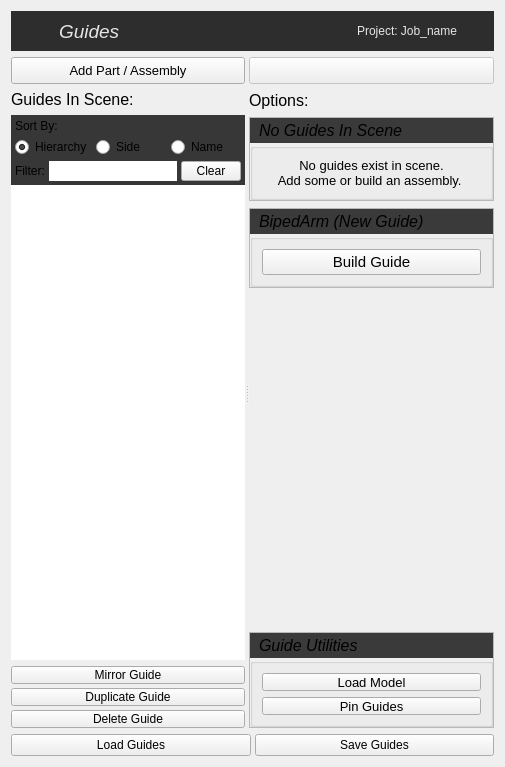
<?xml version="1.0" encoding="UTF-8"?>
<ui version="4.0">
 <class>guides_form</class>
 <widget class="QWidget" name="guides_form">
  <property name="geometry">
   <rect>
    <x>0</x>
    <y>0</y>
    <width>505</width>
    <height>767</height>
   </rect>
  </property>
  <property name="windowTitle">
   <string>Build Guides</string>
  </property>
  <property name="statusTip">
   <string/>
  </property>
  <layout class="QVBoxLayout" name="verticalLayout_12">
   <item>
    <widget class="QFrame" name="banner_frame">
     <property name="minimumSize">
      <size>
       <width>0</width>
       <height>40</height>
      </size>
     </property>
     <property name="maximumSize">
      <size>
       <width>16777215</width>
       <height>40</height>
      </size>
     </property>
     <property name="styleSheet">
      <string notr="true">QFrame{background-color: rgb(45, 45, 45);
color: rgb(230, 230, 230);}</string>
     </property>
     <property name="frameShape">
      <enum>QFrame::NoFrame</enum>
     </property>
     <property name="frameShadow">
      <enum>QFrame::Raised</enum>
     </property>
     <layout class="QHBoxLayout" name="horizontalLayout">
      <property name="spacing">
       <number>4</number>
      </property>
      <property name="leftMargin">
       <number>4</number>
      </property>
      <property name="topMargin">
       <number>0</number>
      </property>
      <property name="bottomMargin">
       <number>0</number>
      </property>
      <item>
       <widget class="QLabel" name="icon_label">
        <property name="minimumSize">
         <size>
          <width>40</width>
          <height>40</height>
         </size>
        </property>
        <property name="maximumSize">
         <size>
          <width>40</width>
          <height>40</height>
         </size>
        </property>
        <property name="text">
         <string/>
        </property>
       </widget>
      </item>
      <item>
       <widget class="QLabel" name="label_19">
        <property name="minimumSize">
         <size>
          <width>0</width>
          <height>30</height>
         </size>
        </property>
        <property name="font">
         <font>
          <pointsize>14</pointsize>
          <italic>true</italic>
         </font>
        </property>
        <property name="styleSheet">
         <string notr="true"/>
        </property>
        <property name="text">
         <string>Guides</string>
        </property>
        <property name="alignment">
         <set>Qt::AlignLeading|Qt::AlignLeft|Qt::AlignVCenter</set>
        </property>
        <property name="indent">
         <number>0</number>
        </property>
       </widget>
      </item>
      <item>
       <widget class="QLabel" name="job_label">
        <property name="font">
         <font>
          <pointsize>9</pointsize>
         </font>
        </property>
        <property name="text">
         <string>Project: Job_name</string>
        </property>
        <property name="alignment">
         <set>Qt::AlignRight|Qt::AlignTrailing|Qt::AlignVCenter</set>
        </property>
       </widget>
      </item>
      <item>
       <widget class="QPushButton" name="help_btn">
        <property name="minimumSize">
         <size>
          <width>24</width>
          <height>24</height>
         </size>
        </property>
        <property name="maximumSize">
         <size>
          <width>24</width>
          <height>24</height>
         </size>
        </property>
        <property name="toolTip">
         <string>Go to documentation.</string>
        </property>
        <property name="styleSheet">
         <string notr="true">border-color: rgb(190, 190, 190);</string>
        </property>
        <property name="text">
         <string/>
        </property>
        <property name="flat">
         <bool>true</bool>
        </property>
       </widget>
      </item>
     </layout>
    </widget>
   </item>
   <item>
    <layout class="QVBoxLayout" name="verticalLayout" stretch="1,0,0">
     <property name="spacing">
      <number>0</number>
     </property>
     <item>
      <widget class="QSplitter" name="splitter">
       <property name="orientation">
        <enum>Qt::Horizontal</enum>
       </property>
       <property name="childrenCollapsible">
        <bool>false</bool>
       </property>
       <widget class="QWidget" name="verticalLayoutWidget">
        <layout class="QVBoxLayout" name="verticalLayout_2">
         <property name="spacing">
          <number>6</number>
         </property>
         <item>
          <widget class="QPushButton" name="add_btn">
           <property name="minimumSize">
            <size>
             <width>0</width>
             <height>27</height>
            </size>
           </property>
           <property name="maximumSize">
            <size>
             <width>16777215</width>
             <height>27</height>
            </size>
           </property>
           <property name="font">
            <font>
             <pointsize>10</pointsize>
            </font>
           </property>
           <property name="toolTip">
            <string>Add guide parts or assemblies to your scene.</string>
           </property>
           <property name="text">
            <string>Add Part / Assembly</string>
           </property>
          </widget>
         </item>
         <item>
          <widget class="QLabel" name="label_4">
           <property name="font">
            <font>
             <pointsize>12</pointsize>
            </font>
           </property>
           <property name="text">
            <string>Guides In Scene:</string>
           </property>
           <property name="alignment">
            <set>Qt::AlignLeading|Qt::AlignLeft|Qt::AlignVCenter</set>
           </property>
           <property name="indent">
            <number>0</number>
           </property>
          </widget>
         </item>
         <item>
          <layout class="QVBoxLayout" name="verticalLayout_15">
           <property name="spacing">
            <number>0</number>
           </property>
           <item>
            <widget class="QFrame" name="frame">
             <property name="styleSheet">
              <string notr="true">QFrame{background-color: rgb(55, 55, 55);}
</string>
             </property>
             <property name="frameShape">
              <enum>QFrame::NoFrame</enum>
             </property>
             <property name="frameShadow">
              <enum>QFrame::Plain</enum>
             </property>
             <layout class="QGridLayout" name="gridLayout_3">
              <property name="margin">
               <number>4</number>
              </property>
              <property name="spacing">
               <number>4</number>
              </property>
              <item row="1" column="1">
               <widget class="QRadioButton" name="radioButton_3">
                <property name="text">
                 <string>Side</string>
                </property>
                <property name="checked">
                 <bool>false</bool>
                </property>
               </widget>
              </item>
              <item row="3" column="0" colspan="3">
               <layout class="QHBoxLayout" name="horizontalLayout_4">
                <item>
                 <widget class="QLabel" name="label_2">
                  <property name="text">
                   <string>Filter:</string>
                  </property>
                 </widget>
                </item>
                <item>
                 <widget class="QLineEdit" name="lineEdit">
                  <property name="maximumSize">
                   <size>
                    <width>16777215</width>
                    <height>20</height>
                   </size>
                  </property>
                  <property name="frame">
                   <bool>false</bool>
                  </property>
                 </widget>
                </item>
                <item>
                 <widget class="QPushButton" name="alpha_btn_2">
                  <property name="maximumSize">
                   <size>
                    <width>60</width>
                    <height>20</height>
                   </size>
                  </property>
                  <property name="contextMenuPolicy">
                   <enum>Qt::ActionsContextMenu</enum>
                  </property>
                  <property name="toolTip">
                   <string>Build only selected steps in the list</string>
                  </property>
                  <property name="text">
                   <string>Clear</string>
                  </property>
                 </widget>
                </item>
               </layout>
              </item>
              <item row="1" column="2">
               <widget class="QRadioButton" name="radioButton_4">
                <property name="text">
                 <string>Name</string>
                </property>
               </widget>
              </item>
              <item row="1" column="0">
               <widget class="QRadioButton" name="radioButton_5">
                <property name="text">
                 <string>Hierarchy</string>
                </property>
                <property name="checked">
                 <bool>true</bool>
                </property>
               </widget>
              </item>
              <item row="0" column="0" colspan="3">
               <widget class="QLabel" name="label">
                <property name="text">
                 <string>Sort By:</string>
                </property>
               </widget>
              </item>
             </layout>
            </widget>
           </item>
           <item>
            <widget class="QListWidget" name="guide_list">
             <property name="contextMenuPolicy">
              <enum>Qt::ActionsContextMenu</enum>
             </property>
             <property name="toolTip">
              <string>List of guides parts in scene. (Right-click for more options)</string>
             </property>
             <property name="frameShape">
              <enum>QFrame::NoFrame</enum>
             </property>
             <property name="selectionMode">
              <enum>QAbstractItemView::ExtendedSelection</enum>
             </property>
            </widget>
           </item>
          </layout>
         </item>
         <item>
          <layout class="QVBoxLayout" name="verticalLayout_10">
           <property name="spacing">
            <number>4</number>
           </property>
           <item>
            <widget class="QPushButton" name="mirror_btn">
             <property name="maximumSize">
              <size>
               <width>16777215</width>
               <height>18</height>
              </size>
             </property>
             <property name="contextMenuPolicy">
              <enum>Qt::ActionsContextMenu</enum>
             </property>
             <property name="toolTip">
              <string>Mirror Selected guide parts</string>
             </property>
             <property name="text">
              <string>Mirror Guide</string>
             </property>
            </widget>
           </item>
           <item>
            <widget class="QPushButton" name="duplicate_btn">
             <property name="maximumSize">
              <size>
               <width>16777215</width>
               <height>18</height>
              </size>
             </property>
             <property name="toolTip">
              <string>Duplicate Selected guide parts</string>
             </property>
             <property name="text">
              <string>Duplicate Guide</string>
             </property>
            </widget>
           </item>
           <item>
            <widget class="QPushButton" name="delete_btn">
             <property name="maximumSize">
              <size>
               <width>16777215</width>
               <height>18</height>
              </size>
             </property>
             <property name="toolTip">
              <string>Delete Selected guide parts</string>
             </property>
             <property name="text">
              <string>Delete Guide</string>
             </property>
            </widget>
           </item>
          </layout>
         </item>
        </layout>
       </widget>
       <widget class="QWidget" name="verticalLayoutWidget_2">
        <layout class="QVBoxLayout" name="verticalLayout_3" stretch="0,0,0,0,1,0">
         <property name="spacing">
          <number>7</number>
         </property>
         <property name="topMargin">
          <number>0</number>
         </property>
         <item>
          <widget class="QPushButton" name="pushButton">
           <property name="enabled">
            <bool>false</bool>
           </property>
           <property name="minimumSize">
            <size>
             <width>0</width>
             <height>27</height>
            </size>
           </property>
           <property name="maximumSize">
            <size>
             <width>16777215</width>
             <height>27</height>
            </size>
           </property>
           <property name="text">
            <string/>
           </property>
           <property name="flat">
            <bool>false</bool>
           </property>
          </widget>
         </item>
         <item>
          <widget class="QLabel" name="label_5">
           <property name="font">
            <font>
             <pointsize>12</pointsize>
            </font>
           </property>
           <property name="text">
            <string>Options:</string>
           </property>
           <property name="alignment">
            <set>Qt::AlignLeading|Qt::AlignLeft|Qt::AlignVCenter</set>
           </property>
           <property name="indent">
            <number>0</number>
           </property>
          </widget>
         </item>
         <item>
          <widget class="QFrame" name="none_frame">
           <property name="minimumSize">
            <size>
             <width>245</width>
             <height>0</height>
            </size>
           </property>
           <property name="frameShape">
            <enum>QFrame::StyledPanel</enum>
           </property>
           <property name="frameShadow">
            <enum>QFrame::Raised</enum>
           </property>
           <layout class="QVBoxLayout" name="verticalLayout_6">
            <property name="margin">
             <number>0</number>
            </property>
            <item>
             <layout class="QVBoxLayout" name="verticalLayout_7">
              <property name="spacing">
               <number>0</number>
              </property>
              <item>
               <widget class="QLabel" name="part_label_2">
                <property name="minimumSize">
                 <size>
                  <width>0</width>
                  <height>25</height>
                 </size>
                </property>
                <property name="maximumSize">
                 <size>
                  <width>16777215</width>
                  <height>25</height>
                 </size>
                </property>
                <property name="font">
                 <font>
                  <pointsize>12</pointsize>
                  <italic>true</italic>
                 </font>
                </property>
                <property name="styleSheet">
                 <string notr="true">background-color: rgb(58, 58, 58);</string>
                </property>
                <property name="lineWidth">
                 <number>0</number>
                </property>
                <property name="text">
                 <string>No Guides In Scene</string>
                </property>
                <property name="alignment">
                 <set>Qt::AlignLeading|Qt::AlignLeft|Qt::AlignVCenter</set>
                </property>
                <property name="indent">
                 <number>9</number>
                </property>
               </widget>
              </item>
              <item>
               <widget class="QGroupBox" name="options_grp_2">
                <property name="font">
                 <font>
                  <pointsize>10</pointsize>
                  <weight>50</weight>
                  <italic>false</italic>
                  <bold>false</bold>
                 </font>
                </property>
                <property name="contextMenuPolicy">
                 <enum>Qt::ActionsContextMenu</enum>
                </property>
                <property name="title">
                 <string/>
                </property>
                <property name="flat">
                 <bool>true</bool>
                </property>
                <layout class="QVBoxLayout" name="verticalLayout_8">
                 <property name="leftMargin">
                  <number>4</number>
                 </property>
                 <property name="rightMargin">
                  <number>4</number>
                 </property>
                 <item>
                  <widget class="QLabel" name="label_18">
                   <property name="text">
                    <string>No guides exist in scene.
Add some or build an assembly. </string>
                   </property>
                   <property name="alignment">
                    <set>Qt::AlignCenter</set>
                   </property>
                   <property name="wordWrap">
                    <bool>true</bool>
                   </property>
                  </widget>
                 </item>
                </layout>
               </widget>
              </item>
             </layout>
            </item>
           </layout>
          </widget>
         </item>
         <item>
          <widget class="QFrame" name="options_frame">
           <property name="minimumSize">
            <size>
             <width>245</width>
             <height>0</height>
            </size>
           </property>
           <property name="frameShape">
            <enum>QFrame::StyledPanel</enum>
           </property>
           <property name="frameShadow">
            <enum>QFrame::Raised</enum>
           </property>
           <layout class="QVBoxLayout" name="verticalLayout_4">
            <property name="margin">
             <number>0</number>
            </property>
            <item>
             <layout class="QVBoxLayout" name="verticalLayout_5">
              <property name="spacing">
               <number>0</number>
              </property>
              <item>
               <widget class="QLabel" name="guide_name_label">
                <property name="minimumSize">
                 <size>
                  <width>0</width>
                  <height>25</height>
                 </size>
                </property>
                <property name="maximumSize">
                 <size>
                  <width>16777215</width>
                  <height>25</height>
                 </size>
                </property>
                <property name="font">
                 <font>
                  <pointsize>12</pointsize>
                  <italic>true</italic>
                 </font>
                </property>
                <property name="styleSheet">
                 <string notr="true">background-color: rgb(58, 58, 58);</string>
                </property>
                <property name="lineWidth">
                 <number>0</number>
                </property>
                <property name="text">
                 <string>BipedArm (New Guide)</string>
                </property>
                <property name="alignment">
                 <set>Qt::AlignLeading|Qt::AlignLeft|Qt::AlignVCenter</set>
                </property>
                <property name="indent">
                 <number>9</number>
                </property>
               </widget>
              </item>
              <item>
               <widget class="QGroupBox" name="options_grp">
                <property name="font">
                 <font>
                  <pointsize>10</pointsize>
                  <weight>50</weight>
                  <italic>false</italic>
                  <bold>false</bold>
                 </font>
                </property>
                <property name="contextMenuPolicy">
                 <enum>Qt::ActionsContextMenu</enum>
                </property>
                <property name="title">
                 <string/>
                </property>
                <property name="flat">
                 <bool>true</bool>
                </property>
                <layout class="QVBoxLayout" name="verticalLayout_9">
                 <item>
                  <layout class="QGridLayout" name="options_grid_layout"/>
                 </item>
                 <item>
                  <widget class="QPushButton" name="build_btn">
                   <property name="minimumSize">
                    <size>
                     <width>0</width>
                     <height>0</height>
                    </size>
                   </property>
                   <property name="font">
                    <font>
                     <pointsize>11</pointsize>
                    </font>
                   </property>
                   <property name="toolTip">
                    <string>&lt;!DOCTYPE HTML PUBLIC &quot;-//W3C//DTD HTML 4.0//EN&quot; &quot;http://www.w3.org/TR/REC-html40/strict.dtd&quot;&gt;
&lt;html&gt;&lt;head&gt;&lt;meta name=&quot;qrichtext&quot; content=&quot;1&quot; /&gt;&lt;style type=&quot;text/css&quot;&gt;
p, li { white-space: pre-wrap; }
&lt;/style&gt;&lt;/head&gt;&lt;body style=&quot; font-family:'Sans'; font-size:11pt; font-weight:400; font-style:normal;&quot;&gt;
&lt;p style=&quot; margin-top:0px; margin-bottom:0px; margin-left:0px; margin-right:0px; -qt-block-indent:0; text-indent:0px;&quot;&gt;Build This Rig Part&lt;/p&gt;
&lt;p style=&quot;-qt-paragraph-type:empty; margin-top:0px; margin-bottom:0px; margin-left:0px; margin-right:0px; -qt-block-indent:0; text-indent:0px;&quot;&gt;&lt;/p&gt;&lt;/body&gt;&lt;/html&gt;</string>
                   </property>
                   <property name="styleSheet">
                    <string notr="true"/>
                   </property>
                   <property name="text">
                    <string>Build Guide</string>
                   </property>
                  </widget>
                 </item>
                </layout>
               </widget>
              </item>
             </layout>
            </item>
           </layout>
          </widget>
         </item>
         <item>
          <spacer name="WTF">
           <property name="orientation">
            <enum>Qt::Vertical</enum>
           </property>
           <property name="sizeHint" stdset="0">
            <size>
             <width>20</width>
             <height>113</height>
            </size>
           </property>
          </spacer>
         </item>
         <item>
          <widget class="QFrame" name="none_frame_2">
           <property name="minimumSize">
            <size>
             <width>245</width>
             <height>0</height>
            </size>
           </property>
           <property name="frameShape">
            <enum>QFrame::StyledPanel</enum>
           </property>
           <property name="frameShadow">
            <enum>QFrame::Raised</enum>
           </property>
           <layout class="QVBoxLayout" name="verticalLayout_11">
            <property name="margin">
             <number>0</number>
            </property>
            <item>
             <layout class="QVBoxLayout" name="verticalLayout_13">
              <property name="spacing">
               <number>0</number>
              </property>
              <item>
               <widget class="QLabel" name="part_label_3">
                <property name="minimumSize">
                 <size>
                  <width>0</width>
                  <height>25</height>
                 </size>
                </property>
                <property name="maximumSize">
                 <size>
                  <width>16777215</width>
                  <height>25</height>
                 </size>
                </property>
                <property name="font">
                 <font>
                  <pointsize>12</pointsize>
                  <italic>true</italic>
                 </font>
                </property>
                <property name="styleSheet">
                 <string notr="true">background-color: rgb(58, 58, 58);</string>
                </property>
                <property name="lineWidth">
                 <number>0</number>
                </property>
                <property name="text">
                 <string>Guide Utilities</string>
                </property>
                <property name="alignment">
                 <set>Qt::AlignLeading|Qt::AlignLeft|Qt::AlignVCenter</set>
                </property>
                <property name="indent">
                 <number>9</number>
                </property>
               </widget>
              </item>
              <item>
               <widget class="QGroupBox" name="options_grp_3">
                <property name="font">
                 <font>
                  <pointsize>10</pointsize>
                  <weight>50</weight>
                  <italic>false</italic>
                  <bold>false</bold>
                 </font>
                </property>
                <property name="contextMenuPolicy">
                 <enum>Qt::ActionsContextMenu</enum>
                </property>
                <property name="title">
                 <string/>
                </property>
                <property name="flat">
                 <bool>true</bool>
                </property>
                <layout class="QVBoxLayout" name="verticalLayout_14">
                 <property name="leftMargin">
                  <number>9</number>
                 </property>
                 <property name="rightMargin">
                  <number>9</number>
                 </property>
                 <item>
                  <widget class="QPushButton" name="model_btn">
                   <property name="maximumSize">
                    <size>
                     <width>16777215</width>
                     <height>18</height>
                    </size>
                   </property>
                   <property name="toolTip">
                    <string>Duplicate Selected guide parts</string>
                   </property>
                   <property name="text">
                    <string>Load Model</string>
                   </property>
                  </widget>
                 </item>
                 <item>
                  <widget class="QPushButton" name="pin_guides_btn">
                   <property name="maximumSize">
                    <size>
                     <width>16777215</width>
                     <height>18</height>
                    </size>
                   </property>
                   <property name="toolTip">
                    <string>Duplicate Selected guide parts</string>
                   </property>
                   <property name="text">
                    <string>Pin Guides</string>
                   </property>
                  </widget>
                 </item>
                </layout>
               </widget>
              </item>
             </layout>
            </item>
           </layout>
          </widget>
         </item>
        </layout>
       </widget>
      </widget>
     </item>
     <item>
      <spacer name="verticalSpacer">
       <property name="orientation">
        <enum>Qt::Vertical</enum>
       </property>
       <property name="sizeType">
        <enum>QSizePolicy::Fixed</enum>
       </property>
       <property name="sizeHint" stdset="0">
        <size>
         <width>20</width>
         <height>6</height>
        </size>
       </property>
      </spacer>
     </item>
     <item>
      <layout class="QHBoxLayout" name="horizontalLayout_2" stretch="0,0">
       <property name="spacing">
        <number>4</number>
       </property>
       <item>
        <widget class="QPushButton" name="load_btn">
         <property name="contextMenuPolicy">
          <enum>Qt::ActionsContextMenu</enum>
         </property>
         <property name="toolTip">
          <string>Load lastest existing rig layout. (Right-click for more options)</string>
         </property>
         <property name="text">
          <string>Load Guides</string>
         </property>
        </widget>
       </item>
       <item>
        <widget class="QPushButton" name="save_btn">
         <property name="toolTip">
          <string>Save current rig layout.</string>
         </property>
         <property name="text">
          <string>Save Guides</string>
         </property>
        </widget>
       </item>
      </layout>
     </item>
    </layout>
   </item>
  </layout>
 </widget>
 <resources/>
 <connections/>
</ui>
